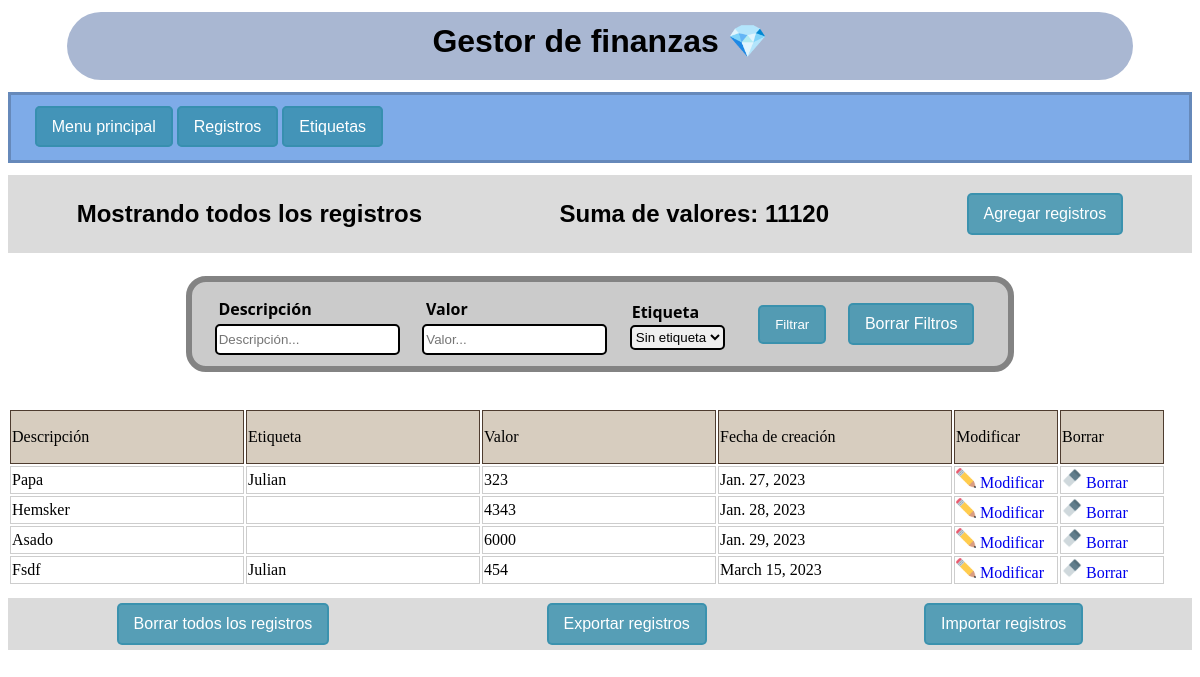
/registros/, run on the app's committed database.
### registros/models.py (models this page shows, shortened)
class Registro(models.Model):
    etiqueta = models.ForeignKey(Etiqueta, null=True, on_delete=models.SET_NULL, verbose_name="Etiqueta")
    descripcion = models.CharField(max_length=200, verbose_name="Descripcion")
    valor = models.IntegerField(verbose_name="Valor")
    fecha = models.DateField(verbose_name= "Fecha")

### etiquetas/models.py (models this page shows, shortened)
class Etiqueta(models.Model):
    nombre = models.CharField(max_length=30, verbose_name="Nombre", unique=True)
    oculta = models.BooleanField(verbose_name="Oculta", blank=False)

### registros/views.py (the view)
# urls.py: path("", include("registros.urls")),
def registros(request):
    etiquetas = Etiqueta.objects.only("nombre").filter(oculta = False).order_by("nombre")
    registros = Registro.objects.all()
    suma = 0
    for registro in registros:
        suma = suma + registro.valor
    informacion = ["Mostrando todos los registros", "Suma de valores: " + str(suma)]
    context = { "etiquetas":etiquetas, "registros":registros, "informacion":informacion}
    return render(request, "registros/registros.html", context)

### templates/registros/registros.html (shortened to what this page needs)
{% extends 'base/base.html' %}
{% load static %}
{% block contenido %}
    <div class="container">
        <header class="cabecera_opciones">
            {% for info in informacion %}
                <h2>{{ info }}</h2>
            {% endfor %}
            <a class="link" id="menu" href="{% url 'registros_create' %}">Agregar registros</a>
        </header>
    </div>
    {% block registros_content %}
    {% include 'registros/form_filtro.html' %}
    <div>
        <table class="tabla">
            <tr>
                <td class="td_cabecera" id="td_campo">Descripción</td>
                <td class="td_cabecera" id="td_campo">Etiqueta</td>
                <td class="td_cabecera" id="td_campo">Valor</td>
                <td class="td_cabecera" id="td_campo">Fecha de creación</td>
                <td class="td_cabecera" id="td_opcion">Modificar</td>
                <td class="td_cabecera" id="td_opcion">Borrar</td>
            </tr>
        {% for registro in registros %}
            <tr>
                <td class="td_contenido"> {{ registro.descripcion }}</td>
                <td class="td_contenido"> {{ registro.etiqueta.nombre }} </td>
                <td class="td_contenido"> {{ registro.valor }} </td>
                <td class="td_contenido"> {{ registro.fecha }} </td>
                <td class="td_contenido"> <a href="{% url 'registros_update' registro.id %}"><img class="img_opcion" src="{% static 'img/lapiz.png' %}"> Modificar </a> </td>
                <td class="td_contenido"> <a href="{% url 'registros_delete' registro.id %}"><img class="img_opcion" src="{% static 'img/goma.png' %}"> Borrar </a> </td>
            </tr>
        {% endfor %}
        </table>
    </div>
    <div class="container">
        <header class="cabecera_opciones">
            <a class="link" id="menu" href="{% url 'registros_borrar_todo' %}">Borrar todos los registros</a>
            <a class="link" id="menu" href="{% url 'registros_exportar' %}">Exportar registros</a>
            <a class="link" id="menu" href="{% url 'registros_importar' %}">Importar registros</a>
        </header>
    </div>
    {% endblock registros_content %}
{% endblock contenido %}

### templates/base/base.html (shortened to what this page needs)
{% load static %}
<!DOCTYPE html>
<html lang="en">
<head>
    <link rel="stylesheet" href="{% static 'css/style.css' %}">
</head>
<body>
    <div>
        <div>
            <h1 id="titulo">Gestor de finanzas &#128142</h1>
        </div>
        <div>
            <header id="cabecera">
                <a class="link" href="{% url 'home' %}">Menu principal</a>
                <a class="link" href="{% url 'registros' %}">Registros</a>
                <a class="link" href="{% url 'etiquetas' 1 %}">Etiquetas</a>
            </header>
        </div>
        {% block contenido %}
        {% endblock contenido %}
    </div>
</body>
</html>

### templates/registros/form_filtro.html (shortened to what this page needs)
<div class="div_form">
    <form class="form_estilo" action=" {% url 'registros_search' %}">
        <div id="div_form">
            <label class="label_form" for="descripcion">Descripción</label>
            <input class="input" type="text" name="descripcion" value="{{ filtros.descripcion }}" placeholder="Descripción...">
        </div>
        <div id="div_form">
            <label class="label_form" for="valor">Valor</label>
            <input class="input" type="number" name="valor" value="{{ filtros.valor }}" placeholder="Valor...">
        </div>
        <div id="div_form">
            <label class="label_form" for="etiqueta">Etiqueta</label>
            <select class="input" name="etiqueta">
                <option value="None">Sin etiqueta</option>
            </select>
        </div>
        <div id="div_form_opciones">
            <input class="link" type="submit" value="Filtrar">
            <a class="link" href="{% url 'registros' %}">Borrar Filtros</a>
        </div>
    </form>
</div>

### static/css/style.css (style rules this page uses)
a:link, a:visited, a:active { text-decoration:none; }
.container { display: flex }
.link { color: white; border-radius: 5px; padding: 10px 15px; background-color: rgba(53, 143, 173, 0.80); border: solid 2px rgba(53, 143, 173, 0.80); font-family:'Lucida Sans', 'Lucida Sans Regular', 'Lucida Grande', 'Lucida Sans Unicode', Geneva, Verdana, sans-serif; }
.input { border-radius: 5px; height: 25px; border: solid 2px; }
h2 { font-family:'Lucida Sans', 'Lucida Sans Regular', 'Lucida Grande', 'Lucida Sans Unicode', Geneva, Verdana, sans-serif; }
.tabla { margin-top: 3%; }
.td_cabecera { height: 50px; border: 1px solid rgb(78, 60, 47); background-color: rgb(215, 205, 191); }
#td_campo { width: 230px; }
#td_opcion { width: 100px; }
.td_contenido { border: solid 1px rgb(205, 205, 205) }
.img_opcion { width: 20px; height: 20px; }
.label_form { font-family: system-ui, -apple-system, BlinkMacSystemFont, 'Segoe UI', Roboto, Oxygen, Ubuntu, Cantarell, 'Open Sans', 'Helvetica Neue', sans-serif ; font-weight: 600; padding: 2%; }
#titulo { margin: 1% 5% 0% 5%; width: 90%; text-align: center; border-radius: 50px; padding: 10px 0px 20px; background-color: rgb(169, 183, 210); font-family:'Franklin Gothic Medium', 'Arial Narrow', Arial, sans-serif; }
#cabecera { width: 95,8%; padding: 2%; margin-top: 1%; background-color: rgb(126, 171, 232); border: solid 3px rgb(102, 137, 186); }
.cabecera_opciones { display: flex; margin: 1% -8px 2% 0%; width: 100%; background-color: rgb(219, 219, 219); justify-content: space-around; align-items: center; padding: 5px 0px; }
#div_form { display: flex; flex-direction: column; justify-content: center; }
#div_form_opciones { display: flex; align-items: center; justify-content: space-around; width: 30%; }
.form_estilo { display: flex; border: solid 6px rgb(131, 131, 131); border-radius: 20px; padding: 1%; background-color: rgb(203, 203, 203); justify-content: space-around; margin: 0% 15%; }

### data on the page
Registro: descripcion "Papa", etiqueta.nombre "Julian", valor "323", fecha "Jan. 27, 2023"
Registro: descripcion "Hemsker", valor "4343", fecha "Jan. 28, 2023"
Registro: descripcion "Asado", valor "6000", fecha "Jan. 29, 2023"
Registro: descripcion "Fsdf", etiqueta.nombre "Julian", valor "454", fecha "March 15, 2023"

### other printed values
{{ info }} "Mostrando todos los registros" "Suma de valores: 11120"
